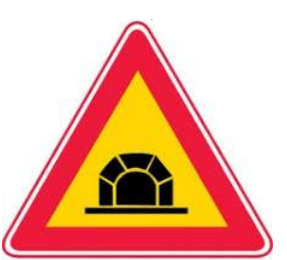
#> input picture src/signal_sign_detection/objects/object_1.png, 287 x 260 px, given in place of the camera
$ python creating_training_dataset.py   (Python 2 division)   (older library calls are emulated)
#> lines starting #> are read from the running program, lines starting #| are printed output that depends on the picture; after the words box and inside, x2 and y2 are one past the last pixel; in counts of white or black regions, pixels touching at a corner belong together
import numpy as np
import cv2
import math

def find_distance_dot2dot(point1, point2):
    return math.sqrt((point1[0] - point2[0]) * (point1[0] - point2[0]) + (point1[1] - point2[1]) * (point1[1] - point2[1]))

def center(points):
    center_x = (points[0][0][0] + points[1][0][0] + points[2][0][0] + points[3][0][0])/4.0
    center_y = (points[0][0][1] + points[1][0][1] + points[2][0][1] + points[3][0][1])/4.0
    return center_x, center_y

def find_position(points):
    center_x, center_y = center(points)
    index = np.zeros(4)
    existance0 = 'no'
    existance1 = 'no'
    existance2 = 'no'
    existance3 = 'no'
    existanceall = 'no'
    for i in range(4):
        if points[i][0][0] < center_x:
            if points[i][0][1] > center_y:
                index[3] = i
                existance3 = 'yes'
            else:
                index[0] = i
                existance0 = 'yes'
        else:
            if points[i][0][1] > center_y:
                index[2] = i
                existance2 = 'yes'
            else:
                index[1] = i
                existance1 = 'yes'

    if existance0 == 'yes' and existance1 == 'yes' and existance2 == 'yes' and existance3 == 'yes':
        existanceall = 'yes'
    return existanceall, index


def find_angle(point1, point0, point2):
    y1 = point1[1] - point0[1]
    y2 = point2[1] - point0[1]
    x1 = point1[0] - point0[0]
    x2 = point2[0] - point0[0]
    angle = math.atan2(y1*x2 - x1*y2, x1*x2+y1*y2)*180/np.pi
    return abs(angle)

def distinguish_rectangular(screenCnt):
    threshold_angle = 20
    existance, index = find_position(screenCnt)
    for i in range(4):
        if find_angle(screenCnt[(i+0)%4][0], screenCnt[(i+1)%4][0], screenCnt[(i+2)%4][0]) > 90 + threshold_angle or find_angle(screenCnt[(i+0)%4][0], screenCnt[(i+1)%4][0], screenCnt[(i+2)%4][0]) < 90 - threshold_angle:
            satisfaction_angle = 'no'
            break
        satisfaction_angle = 'yes'
    if satisfaction_angle == 'yes' and existance == 'yes':
        return 'yes'


cap = cv2.VideoCapture(0)
pic_num = 0
while(True):

    ret, frame = cap.read()
#> frame is the input picture: shape (260, 287, 3); mean B, G, R 158, 178.4, 234.2
    image_origin = np.copy(frame)
    gray = cv2.cvtColor(frame, cv2.COLOR_BGR2GRAY)
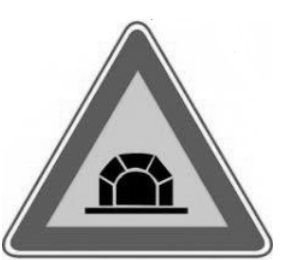
#> gray: shape (260, 287); min 0, max 255, mean 192.8
    gray = cv2.bilateralFilter(gray, 11, 17, 17)
    edged = cv2.Canny(gray, 20, 100)
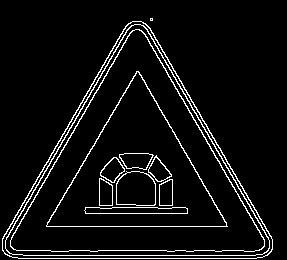
#> edged: shape (260, 287); 5.9% white in thin lines or dots, all inside (x1, y1, x2, y2) = (2, 18, 273, 259)
    kernel = np.ones((5,5),np.uint8)
    dilation = cv2.dilate(edged,kernel,iterations = 1)
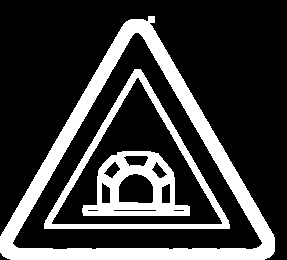
#> dilation: shape (260, 287); 23.2% white; 3 white regions
    image, cnts, hierarchy = cv2.findContours(dilation.copy(), cv2.RETR_TREE, cv2.CHAIN_APPROX_SIMPLE)
#> cnts = 14 contours; largest, box (x1, y1, x2, y2) and area: (0, 16, 275, 260) 38293, (12, 32, 263, 250) 28384, (44, 69, 230, 229) 15660, (51, 77, 223, 225) 12805, (82, 151, 190, 216) 4816
    cnts = sorted(cnts, key = cv2.contourArea, reverse = True)[:10]
#> cnts = 10 contours; largest, box (x1, y1, x2, y2) and area: (0, 16, 275, 260) 38293, (12, 32, 263, 250) 28384, (44, 69, 230, 229) 15660, (51, 77, 223, 225) 12805, (82, 151, 190, 216) 4816
    screenCnt = None
    area_pre = 100000


    for c in cnts:
    	peri = cv2.arcLength(c, True)
    	approx = cv2.approxPolyDP(c, 0.02 * peri, True)
     	if len(approx) == 4:
    	    screenCnt = approx
            area_now = cv2.contourArea(c)
            check_rectangular = distinguish_rectangular(screenCnt)
            if check_rectangular == 'yes' and area_pre - area_now < 10000:
                cv2.drawContours(frame, [screenCnt], -1, (0, 255, 0), 3)
                for j in range(4):
                    frame = cv2.circle(frame, (screenCnt[j][0][0], screenCnt[j][0][1]), 2, (0, 0, 255), thickness=3, lineType=8, shift=0)
                _, index = find_position(screenCnt)
                pts_src = np.array([[screenCnt[int(index[0])][0][0], screenCnt[int(index[0])][0][1]], [screenCnt[int(index[1])][0][0], screenCnt[int(index[1])][0][1]], [screenCnt[int(index[2])][0][0], screenCnt[int(index[2])][0][1]], [screenCnt[int(index[3])][0][0], screenCnt[int(index[3])][0][1]]])
                pts_dst = np.array([[0, 0], [149, 0], [149, 149], [0, 149]])
                h, status = cv2.findHomography(pts_src, pts_dst)
                cv_Homography = cv2.warpPerspective(image_origin, h, (150, 150))
                cv2.imwrite("trainingimage/"+str(pic_num)+'.jpg', cv2.resize(cv_Homography,(28,28)))
                pic_num += 1

            area_pre = area_now
            screenCnt_pre = screenCnt
#> this loop made 10 passes
#> (peri, area_now, existance in distinguish_rectangular) on passes 1, 8, 9, 10: (889.8, 38293, 'yes'), (53.9, 164.5, 'yes'), (54.73, 163.5, 'yes'), (51.6, 147, 'no')
#> (peri, approx) on passes 2 to 4: (786.4, [[135, 32], [258, 247], [12, 243]]), (583.1, [[134, 69], [44, 228], [229, 228]]), (535.2, [[138, 77], [222, 223], [52, 224]])
#> after the loop, pic_num = 0
    cv2.imshow("edged", edged), cv2.waitKey(1)
    cv2.imshow("dilation", dilation), cv2.waitKey(1)
    cv2.imshow("frame", frame), cv2.waitKey(1)
    if 'cv_Homography' in globals():
        cv2.imshow("cv_Homography", cv_Homography), cv2.waitKey(1)
cv2.destroyAllWindows()
cap.release()

$ run again, on src/signal_sign_detection/objects/object_2.png
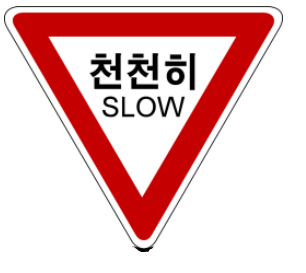
#> input picture src/signal_sign_detection/objects/object_2.png, 306 x 273 px, given in place of the camera
#> frame is the input picture: shape (273, 306, 3); mean B, G, R 193.5, 193.5, 233.8
#> `edged = cv2.Canny(gray, 20, 100)`:
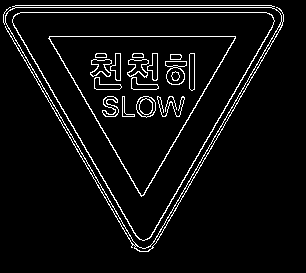
#> edged: shape (273, 306); 5.6% white in thin lines or dots, all inside (x1, y1, x2, y2) = (3, 5, 284, 252)
#> `dilation = cv2.dilate(edged,kernel,iterations = 1)`:
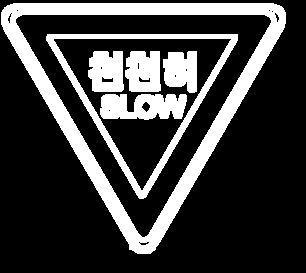
#> dilation: shape (273, 306); 24.2% white; 6 white regions
#> `image, cnts, hierarchy = cv2.findContours(dilation.copy(), cv2.RETR_TR..`: cnts = 24 contours, 10 with area under 20; largest, box (x1, y1, x2, y2) and area: (1, 3, 286, 254) 40703, (15, 14, 272, 238) 30150, (46, 34, 238, 199) 16628, (53, 38, 232, 191) 13680, (100, 94, 187, 120) 1715
#> `cnts = sorted(cnts, key = cv2.contourArea, reverse = True)[:10]`: cnts = 10 contours; largest, box (x1, y1, x2, y2) and area: (1, 3, 286, 254) 40703, (15, 14, 272, 238) 30150, (46, 34, 238, 199) 16628, (53, 38, 232, 191) 13680, (100, 94, 187, 120) 1715
#> the loop `for c in cnts:` made 10 passes
#> peri on passes 5 to 10: 299.7, 162, 161.5, 162.9, 30.04, 33.9
#> after the loop `for c in cnts:`: pic_num = 0

$ run again, on src/signal_sign_detection/objects/object_3.png
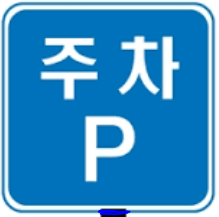
#> input picture src/signal_sign_detection/objects/object_3.png, 219 x 217 px, given in place of the camera
#> frame is the input picture: shape (217, 219, 3); mean B, G, R 199.7, 144.7, 58.1
#> `edged = cv2.Canny(gray, 20, 100)`:
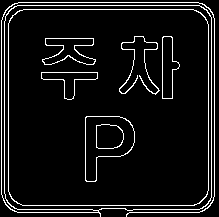
#> edged: shape (217, 219); 7.5% white in thin lines or dots
#> dilation: shape (217, 219); 31.9% white; 6 white regions
#> `image, cnts, hierarchy = cv2.findContours(dilation.copy(), cv2.RETR_TR..`: cnts = 41 contours, 27 with area under 20; largest, box (x1, y1, x2, y2) and area: (0, 0, 217, 217) 45854, (10, 11, 207, 204) 37319, (117, 34, 182, 101) 2920, (83, 114, 137, 184) 2574, (87, 118, 133, 180) 1644
#> `cnts = sorted(cnts, key = cv2.contourArea, reverse = True)[:10]`: cnts = 10 contours; largest, box (x1, y1, x2, y2) and area: (0, 0, 217, 217) 45854, (10, 11, 207, 204) 37319, (117, 34, 182, 101) 2920, (83, 114, 137, 184) 2574, (87, 118, 133, 180) 1644
#> the loop `for c in cnts:` made 10 passes
#> (peri, area_now, threshold_angle in distinguish_rectangular) on pass 2: (749.1, 37319, 20)
#> after the loop `for c in cnts:`:
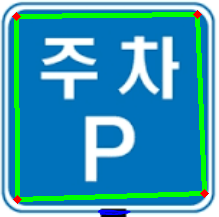
#> frame: shape (217, 219, 3); 7.75% of pixels changed, all inside (x1, y1, x2, y2) = (12, 10, 209, 204)
#> after the loop `for c in cnts:`: pic_num = 1
